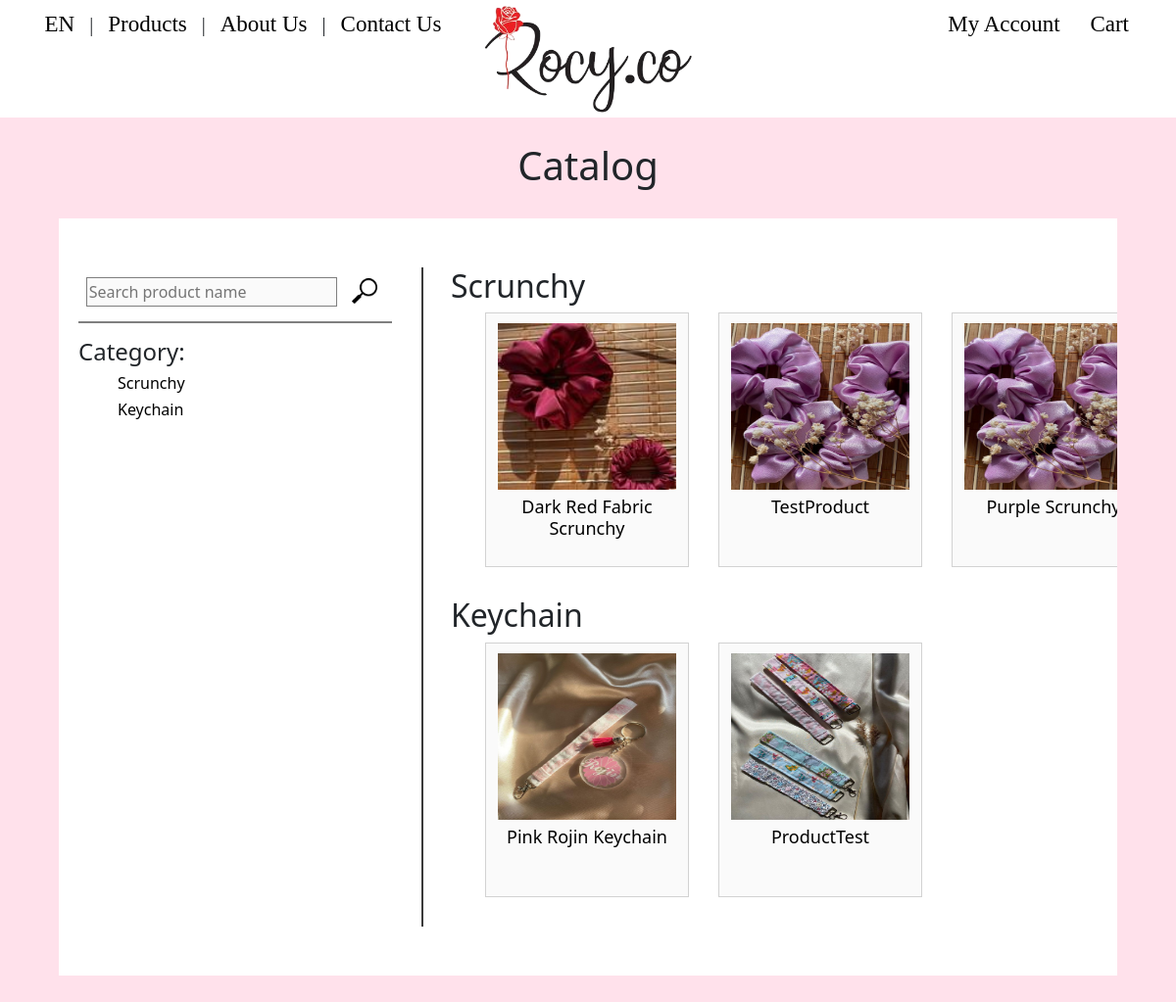
The page /Product/index on the database its author committed.
### tables this page shows
CREATE TABLE IF NOT EXISTS `product` (
  `product_id` int(5) NOT NULL AUTO_INCREMENT,
  `category_id` int(2) NOT NULL,
  `product_name` varchar(100) NOT NULL,
  `image` varchar(72) NOT NULL,
  `sellingPrice` float NOT NULL,
  `description` varchar(128) NOT NULL,
  `quantity` int(3) NOT NULL,
  PRIMARY KEY (`product_id`),
  KEY `category_id_product_to_category` (`category_id`)
);

CREATE TABLE IF NOT EXISTS `category` (
  `category_id` int(2) NOT NULL AUTO_INCREMENT,
  `category` varchar(50) NOT NULL,
  PRIMARY KEY (`category_id`)
);

### app/core/Controller.php (called while the page is built, shortened)
<?php
class Controller{
	function view($name, $data = []){
		include('app/views/' . $name . '.php');
	}
}

### app/core/App.php (called while the page is built, shortened)
<?php
class App{
	function __construct(){
		$request = $this->parseUrl($_GET['url'] ?? '');
		$method = 'index';
		if(file_exists('app/controllers/' . $request[0] . '.php'))
		{
			unset($request[0]);
		}
		$controller = new $controller;
		if(isset($request[1]) && method_exists($controller, $request[1])){
			$method = $request[1];
			unset($request[1]);
		}
		$params = array_values($request);
		call_user_func_array([$controller, $method], $params);
	}
	function parseUrl($url){
		return explode('/', trim($url, '/'));
	}
}

### index.php (called while the page is built, shortened)
<?php
new app\core\App;

### app/models/Product.php (called while the page is built, shortened)
<?php
class Product extends \app\core\Model{
	public function getAllOrderByCategory(){
		$SQL = 'SELECT * FROM product JOIN category ON product.category_id = category.category_id ORDER BY product.category_id';
		$STH = self::$connection->prepare($SQL);
		$STH->execute();
		$STH->setFetchMode(\PDO::FETCH_CLASS, 'app\\models\\Product');
		return $STH->fetchAll();
	}
}

### app/core/Model.php (called while the page is built, shortened)
<?php
class Model{
	public static ?PDO $connection = null;
	public function __construct(){
		if(self::$connection == null){
			$env = \Dotenv\Dotenv::createImmutable(getcwd());
			$host = $_ENV['db_host'];
			$dbname = $_ENV['db_name'];
			$user = $_ENV['db_user'];
			$pass = $_ENV['db_pass'];
			$charset = $_ENV['db_charset'];
			try {
				$options = [
					PDO::ATTR_ERRMODE => PDO::ERRMODE_EXCEPTION,
					PDO::ATTR_DEFAULT_FETCH_MODE => PDO::FETCH_CLASS,
					PDO::ATTR_EMULATE_PREPARES => false
				];
				self::$connection = new PDO("mysql:host=$host;dbname=$dbname;charset=$charset", $user, $pass, $options);
				self::$connection->query("SET NAMES $charset");
			}
			catch(PDOException $e) {
				echo $e->getMessage();
			}
		}
	}
}

### app/views/Product/index.php (the view, shortened to what this page needs)
<link rel="stylesheet" type="text/css" href="/resources/styles/pageContent.css">
<link rel="stylesheet" type="text/css" href="/resources/styles/product_page.css">
<?php $this->view('shared/navBar');
$cur_cat = 0;
?>
<h1 class='pageTitle'>Catalog</h1>
	<div class="content">
        <div class="sideBar">
            <div class='search-tool'>
                <form action="/Product/search" method='GET'>
                    <input type="text" class="search-value" placeholder="Search product name" name="value" value=""/>
                    <button type="submit"><img src="/resources/images/searchIcon.png"></button>
                </form>
            </div>
            <div class="hl"></div>
            <h4>Category:</h4>
            <?php foreach($data as $product) {
                if ($product->category_id != $cur_cat) {
                    $cur_cat = $product->category_id;
                    echo "<h6><a href='#$product->category'>" . ucwords($product->category) . "</a></h6>";
                }
                }
                $cur_cat = 0;
            ?>
        </div>
        <div class="vl"></div>
        <div class="products">
            <?php foreach($data as $product) {
                if ($product->category_id != $cur_cat) {
                    if ($cur_cat > 0) echo "</div>";
                    $cur_cat = $product->category_id;
                    echo "<h2 id='$product->category'>" . ucwords($product->category) . "</h2>";
                    echo "<div class='grid-container'>";
                }
            ?>
                <div class="grid-item">
                    <?php
                        echo "<a href='/Product/productDetail/$product->product_id'><img src='/resources/productImages/$product->image'>";
                        echo "<h3>".ucwords($product->product_name)."</h3></a>";
                    ?>
                </div>
            <?php } ?>
            </div>
        </div>
    </div>

### resources/styles/pageContent.css (style rules this page uses)
.content { margin-left: auto; margin-right: auto; min-width: 1000px; width: 90%; height: auto; min-height: 600px; padding-top: 50px; padding-bottom: 50px; overflow: auto; background-color: white; justify-content: space-between; overflow-y: hidden; overflow-x: hidden; }
.pageTitle { padding-top: 25px; padding-bottom: 70px; height: 50px; text-align: center; font-size: 40px; }

### resources/styles/product_page.css (style rules this page uses)
.content { display: flex; }
.vl { margin-left: 30px; min-width: 30px; order: 2; border-left: 2px solid rgba(0, 0, 0, 0.767); height: auto; }
.products { order: 3; width: 75%; min-width: 900; height: auto; }
.grid-container { margin-left: 35px; width: 92%; height: auto; display: grid; gap: 50px 30px; padding-bottom: 30px; grid-template-columns: repeat(auto-fill, 208px); justify-items: center; }
.grid-item { width: 100%; height: 260px; background-color: rgba(206, 206, 206, 0.1); border: 1px solid rgba(7, 7, 7, 0.164); }
.grid-item img { display: block; width: 182px; height: 170px; margin-top: 10px; margin-right: auto; margin-left: auto; margin-bottom: 7px; }
.grid-item h3 { margin: 0 auto; width: 93%; height: 23%; text-align: center; font-size: large; }
.sideBar { padding-top: 10px; order: 1; width: 20%; min-width: 320px; height: auto; overflow: auto; justify-content: center; margin-left: 20px; }
.sideBar .search-tool { width: 100%; height: 30px; text-align: center; }
.sideBar .search-tool img { margin-top: -6px; margin-left: 4px; }
.sideBar .search-tool * { height: 100%; }
.sideBar .search-tool .search-value { width: 80%; background-color: rgba(206, 206, 206, 0.1); border: 1px solid rgba(7, 7, 7, 0.5); }
.sideBar h6 { padding-left: 40px; }
.hl { margin: 15px 0px; border-bottom: 2px solid rgba(0, 0, 0, 0.5); height: auto; }
.sideBar .search-tool button { border: 1px solid rgb(0, 0, 0, 0); background-color: rgb(0, 0, 0, 0); }

### resources/styles/default.css (style rules this page uses)
body { margin: 0px; padding: 0px; background-repeat: no-repeat; background: fixed; background: #FFE1EB; background-size: cover; }

### resources/styles/navBar.css (style rules this page uses)
a { text-decoration: none; color: black; }

### rows shown on the page
product: category.category "Scrunchy", image (picture), product_name "Dark Red Fabric Scrunchy"
product: category.category "Keychain", image (picture), product_name "Pink Rojin Keychain"
product: image (picture), product_name "TestProduct"
product: image (picture), product_name "Purple…"
product: image (picture), product_name "ProductTest"
